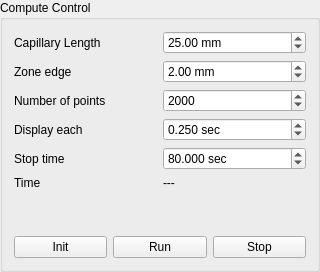
<?xml version="1.0" encoding="UTF-8"?>
<ui version="4.0">
 <class>ComputeControl</class>
 <widget class="QGroupBox" name="ComputeControl">
  <property name="geometry">
   <rect>
    <x>0</x>
    <y>0</y>
    <width>320</width>
    <height>272</height>
   </rect>
  </property>
  <property name="sizePolicy">
   <sizepolicy hsizetype="Minimum" vsizetype="Minimum">
    <horstretch>0</horstretch>
    <verstretch>0</verstretch>
   </sizepolicy>
  </property>
  <property name="windowTitle">
   <string>GroupBox</string>
  </property>
  <property name="title">
   <string>Compute Control</string>
  </property>
  <layout class="QGridLayout" name="gridLayout">
   <item row="0" column="0">
    <layout class="QHBoxLayout" name="horizontalLayout_2">
     <item>
      <widget class="QLabel" name="label_2">
       <property name="text">
        <string>Capillary Length</string>
       </property>
      </widget>
     </item>
     <item>
      <widget class="QDoubleSpinBox" name="f_caplen">
       <property name="suffix">
        <string> mm</string>
       </property>
       <property name="decimals">
        <number>2</number>
       </property>
       <property name="maximum">
        <double>10000.000000000000000</double>
       </property>
       <property name="value">
        <double>25.000000000000000</double>
       </property>
      </widget>
     </item>
    </layout>
   </item>
   <item row="1" column="0">
    <layout class="QHBoxLayout" name="horizontalLayout_7">
     <item>
      <widget class="QLabel" name="label_6">
       <property name="text">
        <string>Zone edge</string>
       </property>
      </widget>
     </item>
     <item>
      <widget class="QDoubleSpinBox" name="f_bw">
       <property name="suffix">
        <string> mm</string>
       </property>
       <property name="value">
        <double>2.000000000000000</double>
       </property>
      </widget>
     </item>
    </layout>
   </item>
   <item row="2" column="0">
    <layout class="QHBoxLayout" name="horizontalLayout_4">
     <item>
      <widget class="QLabel" name="label_3">
       <property name="text">
        <string>Number of points</string>
       </property>
      </widget>
     </item>
     <item>
      <widget class="QSpinBox" name="f_np">
       <property name="maximum">
        <number>100000</number>
       </property>
       <property name="value">
        <number>2000</number>
       </property>
      </widget>
     </item>
    </layout>
   </item>
   <item row="3" column="0">
    <layout class="QHBoxLayout" name="horizontalLayout_5">
     <item>
      <widget class="QLabel" name="label_4">
       <property name="text">
        <string>Display each</string>
       </property>
      </widget>
     </item>
     <item>
      <widget class="QDoubleSpinBox" name="f_timeinterval">
       <property name="suffix">
        <string> sec</string>
       </property>
       <property name="decimals">
        <number>3</number>
       </property>
       <property name="maximum">
        <double>10000.000000000000000</double>
       </property>
       <property name="value">
        <double>0.250000000000000</double>
       </property>
      </widget>
     </item>
    </layout>
   </item>
   <item row="4" column="0">
    <layout class="QHBoxLayout" name="horizontalLayout_6">
     <item>
      <widget class="QLabel" name="label_5">
       <property name="text">
        <string>Stop time</string>
       </property>
      </widget>
     </item>
     <item>
      <widget class="QDoubleSpinBox" name="f_timestop">
       <property name="suffix">
        <string> sec</string>
       </property>
       <property name="decimals">
        <number>3</number>
       </property>
       <property name="maximum">
        <double>10000.000000000000000</double>
       </property>
       <property name="value">
        <double>80.000000000000000</double>
       </property>
      </widget>
     </item>
    </layout>
   </item>
   <item row="5" column="0">
    <layout class="QHBoxLayout" name="horizontalLayout_3">
     <item>
      <widget class="QLabel" name="label">
       <property name="sizePolicy">
        <sizepolicy hsizetype="Preferred" vsizetype="Minimum">
         <horstretch>2</horstretch>
         <verstretch>0</verstretch>
        </sizepolicy>
       </property>
       <property name="text">
        <string>Time</string>
       </property>
      </widget>
     </item>
     <item>
      <widget class="QLabel" name="f_time">
       <property name="sizePolicy">
        <sizepolicy hsizetype="Preferred" vsizetype="Minimum">
         <horstretch>2</horstretch>
         <verstretch>0</verstretch>
        </sizepolicy>
       </property>
       <property name="text">
        <string>---</string>
       </property>
      </widget>
     </item>
    </layout>
   </item>
   <item row="6" column="0">
    <spacer name="verticalSpacer">
     <property name="orientation">
      <enum>Qt::Vertical</enum>
     </property>
     <property name="sizeHint" stdset="0">
      <size>
       <width>20</width>
       <height>0</height>
      </size>
     </property>
    </spacer>
   </item>
   <item row="7" column="0">
    <layout class="QHBoxLayout" name="horizontalLayout">
     <item>
      <widget class="QPushButton" name="f_init">
       <property name="text">
        <string>Init</string>
       </property>
      </widget>
     </item>
     <item>
      <widget class="QPushButton" name="f_run">
       <property name="text">
        <string>Run</string>
       </property>
      </widget>
     </item>
     <item>
      <widget class="QPushButton" name="f_stop">
       <property name="text">
        <string>Stop</string>
       </property>
      </widget>
     </item>
    </layout>
   </item>
  </layout>
 </widget>
 <tabstops>
  <tabstop>f_caplen</tabstop>
  <tabstop>f_bw</tabstop>
  <tabstop>f_np</tabstop>
  <tabstop>f_timeinterval</tabstop>
  <tabstop>f_timestop</tabstop>
  <tabstop>f_init</tabstop>
  <tabstop>f_run</tabstop>
  <tabstop>f_stop</tabstop>
 </tabstops>
 <resources/>
 <connections/>
</ui>
